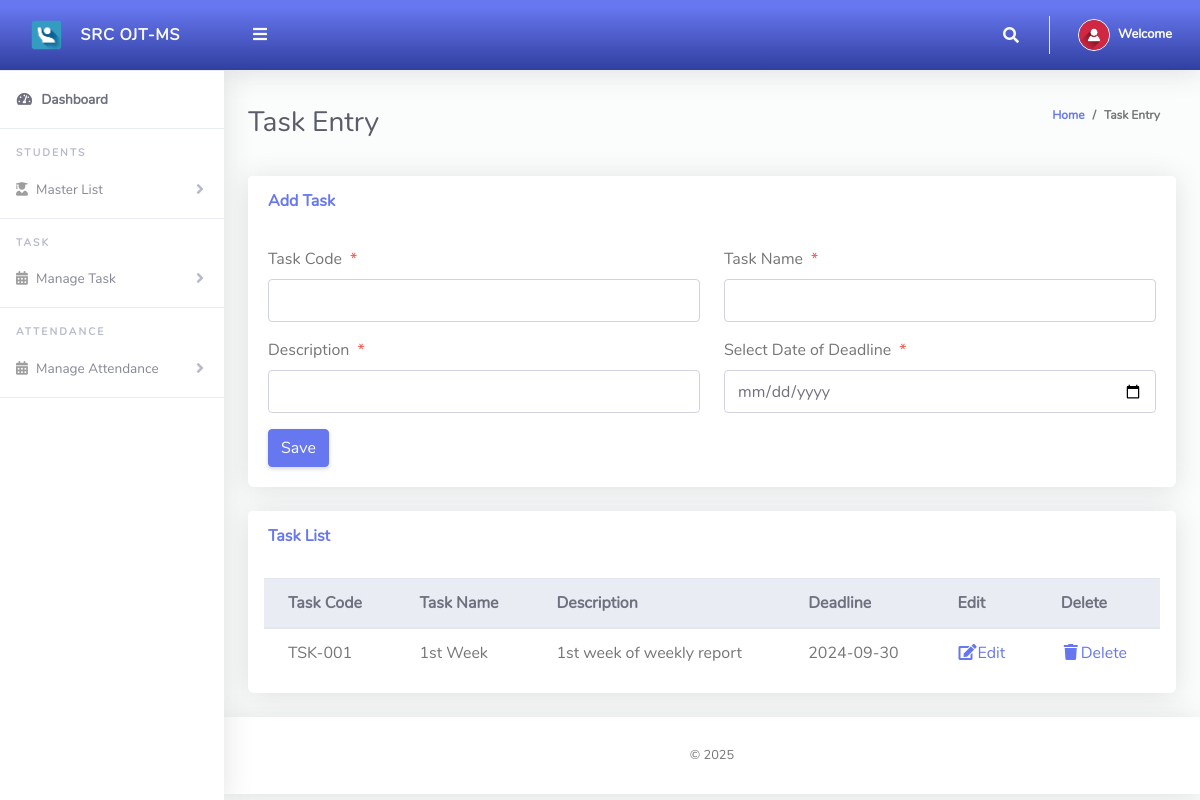
/ClassTeacher/createTask.php (signed in), run on the app's committed database.
### tables this page shows
CREATE TABLE `tbltask` (
  `Id` int(11) NOT NULL,
  `Task_Code` varchar(255) NOT NULL,
  `Task_Name` varchar(255) NOT NULL,
  `Description` varchar(255) NOT NULL,
  `Deadline` varchar(255) NOT NULL,
  `Student_ID` varchar(200) NOT NULL,
  `Files` varchar(255) NOT NULL,
  `Date_Submit` varchar(50) NOT NULL,
  `Stat` varchar(50) NOT NULL
);

### ClassTeacher/createTask.php (the view, shortened to what this page needs)
<?php
include '../Includes/dbcon.php';
?>
<!DOCTYPE html>
<html lang="en">
<head>
  <link href="../vendor/fontawesome-free/css/all.min.css" rel="stylesheet" type="text/css">
  <link href="../vendor/bootstrap/css/bootstrap.min.css" rel="stylesheet" type="text/css">
  <link href="css/ruang-admin.min.css" rel="stylesheet">
</head>
<body id="page-top">
  <div id="wrapper">
      <?php include "Includes/sidebar.php";?>
    <div id="content-wrapper" class="d-flex flex-column">
      <div id="content">
       <?php include "Includes/topbar.php";?>
        <div class="container-fluid" id="container-wrapper">
          <div class="d-sm-flex align-items-center justify-content-between mb-4">
            <h1 class="h3 mb-0 text-gray-800">Task Entry</h1>
            <ol class="breadcrumb">
              <li class="breadcrumb-item"><a href="./">Home</a></li>
              <li class="breadcrumb-item active" aria-current="page">Task Entry</li>
            </ol>
          </div>
          <div class="row">
            <div class="col-lg-12">
              <div class="card mb-4">
                <div class="card-header py-3 d-flex flex-row align-items-center justify-content-between">
                  <h6 class="m-0 font-weight-bold text-primary">Add Task</h6>
                </div>
                <div class="card-body">
                  <form method="post">
                    <div class="form-group row mb-3">
                        <div class="col-xl-6">
                            <label class="form-control-label">Task Code<span class="text-danger ml-2">*</span></label>
                      <input type="text" class="form-control" name="Task_Code" value="<?php echo $row['Task_Code'];?>" id="exampleInputFirstName">
                        </div>
                         <div class="col-xl-6">
                            <label class="form-control-label">Task Name<span class="text-danger ml-2">*</span></label>
                      <input type="text" class="form-control" name="Task_Name" value="<?php echo $row['Task_Name'];?>" id="exampleInputFirstName">
                        </div>
                    </div>
                    <div class="form-group row mb-3">
                    <div class="col-xl-6">
                            <label class="form-control-label">Description<span class="text-danger ml-2">*</span></label>
                      <input type="text" class="form-control" name="Description" value="<?php echo $row['Description'];?>" id="exampleInputFirstName">
                        </div>
                        <div class="col-xl-6">
                        <label class="form-control-label">Select Date of Deadline<span class="text-danger ml-2">*</span></label>
                        <input type="date" class="form-control" name="Deadline" value="<?php echo $row['Deadline'];?>" id="exampleInputFirstName" min="<?= date('Y-m-d'); ?>">
                        </div>
                        </div>
                        <?php
                    if (isset($Id))
                    {
                    ?>
                    <button type="submit" name="update" class="btn btn-warning">Update</button>
                    &nbsp;&nbsp;&nbsp;&nbsp;&nbsp;&nbsp;&nbsp;&nbsp;&nbsp;&nbsp;
                    <?php
                    } else {
                    ?>
                    <button type="submit" name="save" class="btn btn-primary">Save</button>
                    <?php
                    }
                    ?>
                  </form>
                </div>
              </div>
<div class="row">
              <div class="col-lg-12">
              <div class="card mb-4">
                <div class="card-header py-3 d-flex flex-row align-items-center justify-content-between">
                  <h6 class="m-0 font-weight-bold text-primary">Task List</h6>
                </div>
                <div class="table-responsive p-3">
                  <table class="table align-items-center table-flush table-hover" id="dataTableHover">
                    <thead class="thead-light">
                      <tr>
                        <th>Task Code</th>
                        <th>Task Name</th>
                        <th>Description</th>
                        <th>Deadline</th>
                        <th>Edit</th>
                        <th>Delete</th>
                      </tr>
                    </thead>
                    <tbody>
                    <?php
                      $query = "SELECT * FROM tbltask";
                      $rs = $conn->query($query);
                      $num = $rs->num_rows;
                      if($num > 0)
                      {
                        while ($rows = $rs->fetch_assoc())
                          {
                            echo"
                              <tr>
                                <td>".$rows['Task_Code']."</td>
                                <td>".$rows['Task_Name']."</td>
                                <td>".$rows['Description']."</td>
                                <td>".$rows['Deadline']."</td>
                                <td><a href='?action=edit&Id=".$rows['Id']."'><i class='fas fa-fw fa-edit'></i>Edit</a></td>
                                <td><a href='?action=delete&Id=".$rows['Id']."'><i class='fas fa-fw fa-trash'></i>Delete</a></td>
                              </tr>";
                          }
                      }
                      else
                      {
                           echo
                           "<div class='alert alert-danger' role='alert'>
                            No Record Found!
                            </div>";
                      }
                      ?>
                    </tbody>
                  </table>
                </div>
              </div>
            </div>
            </div>
          </div>
          </div>
      </div>
       <?php include "Includes/footer.php";?>
    </div>
  </div>
</body>
</html>

### data on the page
tbltask: Task_Code "TSK-001", Task_Name "1st Week", Description "1st week of weekly report", Deadline "2024-09-30"
